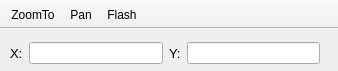
<?xml version="1.0" encoding="UTF-8"?>
<ui version="4.0">
 <class>ZoomToCoordinates</class>
 <widget class="QMainWindow" name="ZoomToCoordinates">
  <property name="windowModality">
   <enum>Qt::WindowModal</enum>
  </property>
  <property name="geometry">
   <rect>
    <x>0</x>
    <y>0</y>
    <width>338</width>
    <height>71</height>
   </rect>
  </property>
  <property name="sizePolicy">
   <sizepolicy hsizetype="Fixed" vsizetype="Fixed">
    <horstretch>0</horstretch>
    <verstretch>0</verstretch>
   </sizepolicy>
  </property>
  <property name="minimumSize">
   <size>
    <width>338</width>
    <height>71</height>
   </size>
  </property>
  <property name="maximumSize">
   <size>
    <width>338</width>
    <height>71</height>
   </size>
  </property>
  <property name="windowTitle">
   <string>Zoom To Coordinates</string>
  </property>
  <property name="iconSize">
   <size>
    <width>16</width>
    <height>16</height>
   </size>
  </property>
  <property name="toolButtonStyle">
   <enum>Qt::ToolButtonIconOnly</enum>
  </property>
  <property name="tabShape">
   <enum>QTabWidget::Rounded</enum>
  </property>
  <widget class="QWidget" name="centralwidget">
   <widget class="QWidget" name="layoutWidget">
    <property name="geometry">
     <rect>
      <x>10</x>
      <y>10</y>
      <width>310</width>
      <height>29</height>
     </rect>
    </property>
    <layout class="QHBoxLayout" name="horizontalLayout">
     <item>
      <widget class="QLabel" name="label">
       <property name="font">
        <font>
         <pointsize>10</pointsize>
        </font>
       </property>
       <property name="text">
        <string>X:</string>
       </property>
      </widget>
     </item>
     <item>
      <widget class="QLineEdit" name="mTxtX"/>
     </item>
     <item>
      <widget class="QLabel" name="label_2">
       <property name="font">
        <font>
         <pointsize>10</pointsize>
        </font>
       </property>
       <property name="text">
        <string>Y:</string>
       </property>
      </widget>
     </item>
     <item>
      <widget class="QLineEdit" name="mTxtY"/>
     </item>
    </layout>
   </widget>
  </widget>
  <widget class="QToolBar" name="toolBar">
   <property name="windowTitle">
    <string>toolBar</string>
   </property>
   <property name="movable">
    <bool>false</bool>
   </property>
   <attribute name="toolBarArea">
    <enum>TopToolBarArea</enum>
   </attribute>
   <attribute name="toolBarBreak">
    <bool>false</bool>
   </attribute>
   <addaction name="mActionZoomTo"/>
   <addaction name="mActionPan"/>
   <addaction name="mActionFlash"/>
  </widget>
  <action name="mActionZoomTo">
   <property name="icon">
    <iconset resource="resources.qrc">
     <normaloff>:/icons/icons/zoom.png</normaloff>:/icons/icons/zoom.png</iconset>
   </property>
   <property name="text">
    <string>ZoomTo</string>
   </property>
   <property name="toolTip">
    <string>Zoom To Point</string>
   </property>
  </action>
  <action name="mActionPan">
   <property name="icon">
    <iconset resource="resources.qrc">
     <normaloff>:/icons/icons/pan.png</normaloff>:/icons/icons/pan.png</iconset>
   </property>
   <property name="text">
    <string>Pan</string>
   </property>
   <property name="toolTip">
    <string>Pan To</string>
   </property>
  </action>
  <action name="mActionFlash">
   <property name="icon">
    <iconset resource="resources.qrc">
     <normaloff>:/icons/icons/flash.png</normaloff>:/icons/icons/flash.png</iconset>
   </property>
   <property name="text">
    <string>Flash</string>
   </property>
   <property name="toolTip">
    <string>Flash Point</string>
   </property>
  </action>
 </widget>
 <resources>
  <include location="resources.qrc"/>
 </resources>
 <connections/>
</ui>
